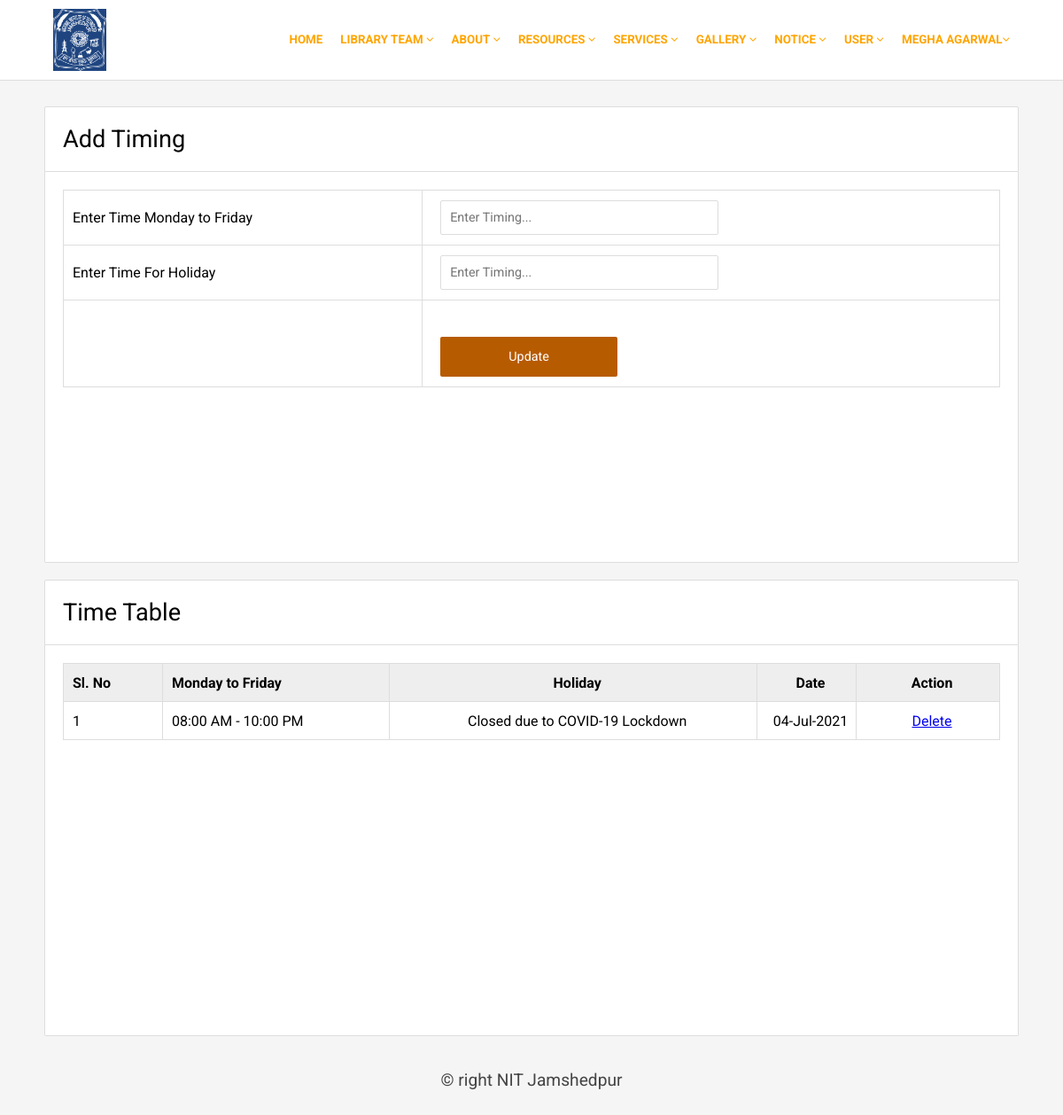
The app's page /whr.php (signed in) with its own data.
### tables this page shows
CREATE TABLE `registration` (
  `UserId` int(255) NOT NULL,
  `Name` varchar(255) NOT NULL,
  `Email` varchar(255) NOT NULL,
  `MobileNo` varchar(10) NOT NULL,
  `Gender` varchar(10) NOT NULL,
  `Password` varchar(255) NOT NULL,
  `Confirmpassword` varchar(255) NOT NULL,
  `Type` varchar(255) NOT NULL,
  `Branch` varchar(255) NOT NULL,
  `Regno` varchar(20) DEFAULT NULL,
  `image` varchar(250) NOT NULL
);

CREATE TABLE `librarytime` (
  `timeid` int(10) NOT NULL,
  `daytime` varchar(100) NOT NULL,
  `holidaytime` varchar(100) NOT NULL,
  `date` varchar(20) NOT NULL,
  `deleted` varchar(30) NOT NULL,
  `user` varchar(50) NOT NULL
);

### whr.php (the view, shortened to what this page needs)
<?php
$sesuser=$_SESSION['sesuser'];
include('comman/connect.php');
$data=mysqli_fetch_array($con->query("select * from registration where email='$sesuser'"));
?>
<!DOCTYPE html>
<html>
<head>
  <link rel="stylesheet" type="text/css" href="css/style1.css">
  <link rel="stylesheet" type="text/css" href="css/font-awesome.css">
  <link rel="stylesheet" href="https://cdnjs.cloudflare.com/ajax/libs/font-awesome/4.7.0/css/font-awesome.min.css">
</head>
<body>
<?php include('comman/menu.php');?>
<div class="main">
  <div class="hedding">Add Timing</div>
  <div class="form">
    <form method="post" action="#">
      <table border="1">
        <tr>
          <td>Enter Time Monday to Friday</td>
          <td><input type="text" name="Time" required placeholder="Enter Timing..." minlength="10" maxlength="200"></input></td>
        </tr>
        <tr>
          <td>Enter Time For Holiday</td>
          <td><input type="text" name="holi" required placeholder="Enter Timing..." minlength="10" maxlength="200"></input></td>
        </tr>
        <tr>
          <td></td>
          <td><input type="submit" name="Update" value="Update"></td>
        </tr>
      </table>
    </form>
  </div>
</div><br>
<div class="main">
  <div class="hedding">Time Table</div>
  <div class="form">
    <table border="1">
      <tr class="tr">
        <td width="100">Sl. No</td>
        <td>Monday to Friday</td>
        <td align="center">Holiday</td>
        <td width="100" align="center">Date</td>
        <td width="150" align="center">Action</td>
      </tr>
      <?php
        $res=$con->query("select * from librarytime where deleted='' order by(timeid) desc");
        $i=1;
        while($row=mysqli_fetch_array($res))
        { $id=$row['timeid'];
          echo "<tr>";
            echo "<td>".$i++."</td>";
            echo "<td>".$row['daytime']."</td>";
            echo "<td align='center'>".$row['holidaytime']."</td>";
            echo "<td align='center'>".$row['date']."</td>";
            echo "<td align='center'><a href='delete.php?id=".$id."&&tname=news'>Delete</a></td>";
          echo "</tr>";
        }
      ?>
    </table>
  </div>
</div>
<?php include('comman/footer.php');?>
</body>
</html>

### comman/menu.php (shortened to what this page needs)
<div class="top">
	<div class="topmain">
		<div class="logo">
			<img src="image/logo.png" height="70" width="60" style="background-color: #1f4580; margin: 10px;">
		</div>
		<div class="menu" style="font-size:0.837rem;font-weight:bold;">
			<ul>
				<li><a href=""><?php echo $data['Name'];?><i class="fa fa-angle-down"></i></a>
				</li>
				<li><a href="">User <i class="fa fa-angle-down"></i></a>
				</li>
				<li><a href="">Notice <i class="fa fa-angle-down"></i></a>
				</li>
				<li><a href="">Gallery <i class="fa fa-angle-down"></i></a>
				</li>
				<li><a href="">Services <i class="fa fa-angle-down"></i></a>
				</li>
				<li><a href="">Resources <i class="fa fa-angle-down"></i></a>
				</li>
				<li><a href="#">About <i class="fa fa-angle-down"></i></a>
				</li>
				<li><a href="">Library Team <i class="fa fa-angle-down"></i></a>
				</li>
				<li><a href="home.php">Home</a></li>
			</ul>
		</div>
	</div>
</div>

### css/style1.css (style rules this page uses)
body { margin: 0px; padding: 0px; background: #f5f5f5; font-family: 'Roboto', sans-serif; }
.top { width: 100%; height: 90px; background: #FFF; border-bottom: 1px solid #ddd; position: fixed; z-index: 10000; }
.topmain { width: 1100px; height: 100%; margin: auto; }
.logo { width: 200px; height: 100%; float: left; }
.menu { width: 850px; height: 50px; float: right; margin-top: 25px; }
.menu ul { list-style: none; margin: 0px; padding: 0px; }
.menu li { float:right; }
.menu li a { padding: 0px 10px 0px 10px; height: 40px; line-height: 40px; display: block; color: orange; text-decoration: none; text-transform: uppercase; font-size: 1em; }
.main { width: 1100px; min-height: 100px; border-radius: 2px; margin: auto; top: 120px; position: relative; }
.form { padding: 20px; background: #FFF; border-radius: 0px 0px 2px 2px; border: 1px solid #ddd; border-top: none; min-height: 400px; }
.hedding { font-size: 1.7em; padding: 20px; border-radius: 2px 2px 0px 0px; background: #FFF; border: 1px solid #ddd; }
.form table { font-size: 1em; width: 100%; border-collapse: collapse; border: 1px solid #ddd; }
.form td { height: 40px; padding-left: 10px; border-color: #ddd; }
.tr { font-weight: bold; background: #eee; }
.form input, textarea, select { width: 300px; height: 35px; border: 1px solid #ddd; border-radius: 2px; margin: 10px; font-size: .9em; padding-left: 10px; font-family: 'Roboto', sans-serif; color: #444; }
.form input[type=submit] { margin-top: 40px; width: 200px; height: 45px; background: #b75b00; padding: 0px; color: #FFF; cursor: pointer; border: none; }

### records on screen
registration: Name "MEGHA AGARWAL"
librarytime: daytime "08:00 AM - 10:00 PM", holidaytime "Closed due to COVID-19 Lockdown", date "04-Jul-2021"
